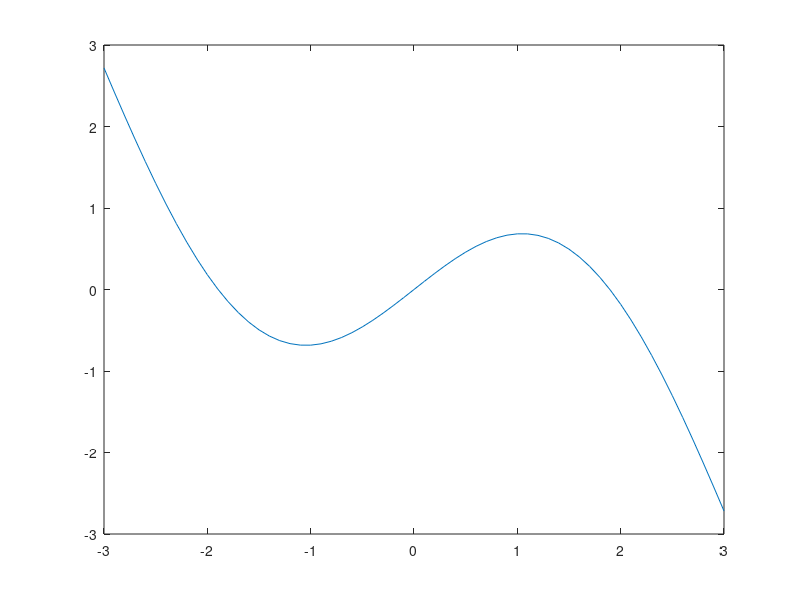

Write MATLAB code to recreate this figure.
#EXERCICE4
#Resolution par la methode de Newton de l''equation 2sin(x)=x
#
#
#

eps=0.00001
x=[-3:0.1:3];
f=2*sin(x)-x;
fprim=2*cos(x)-1;


figure(1), plot(x,f);

# la courbe nous montre la presence de 3 racines: sur [-2,-1], [-0.5,0.5] et sur [1,2] 

 

function [x1,N]=Newton(x0, eps)
  x1=x0-(2*sin(x0)-x0)/(2*cos(x0)-1);
  N=0;
  while abs(x1-x0)>eps
      x0=x1;
      x1=x0-(2*sin(x0)-x0)/(2*cos(x0)-1);
      N=N+1;
  end
end

x0=1;

 [x,N]=Newton(x0,eps);
disp(['Pour x0=1 '  ]);
disp(['x= '  num2str(x)]);
disp(['N= ' num2str(N)]);

disp(['########################################']);

x0=0.1;

 [x,N]=Newton(x0,eps);
disp(['Pour x0=0.1 '  ]);
disp(['x= '  num2str(x)]);
disp(['N= ' num2str(N)]);

disp(['########################################']);



x0=-1;
disp(['Pour x0=-1 '  ]);

[x,N]=Newton(x0,eps);


disp(['x= '  num2str(x)]);
disp(['N= ' num2str(N)]);
      
